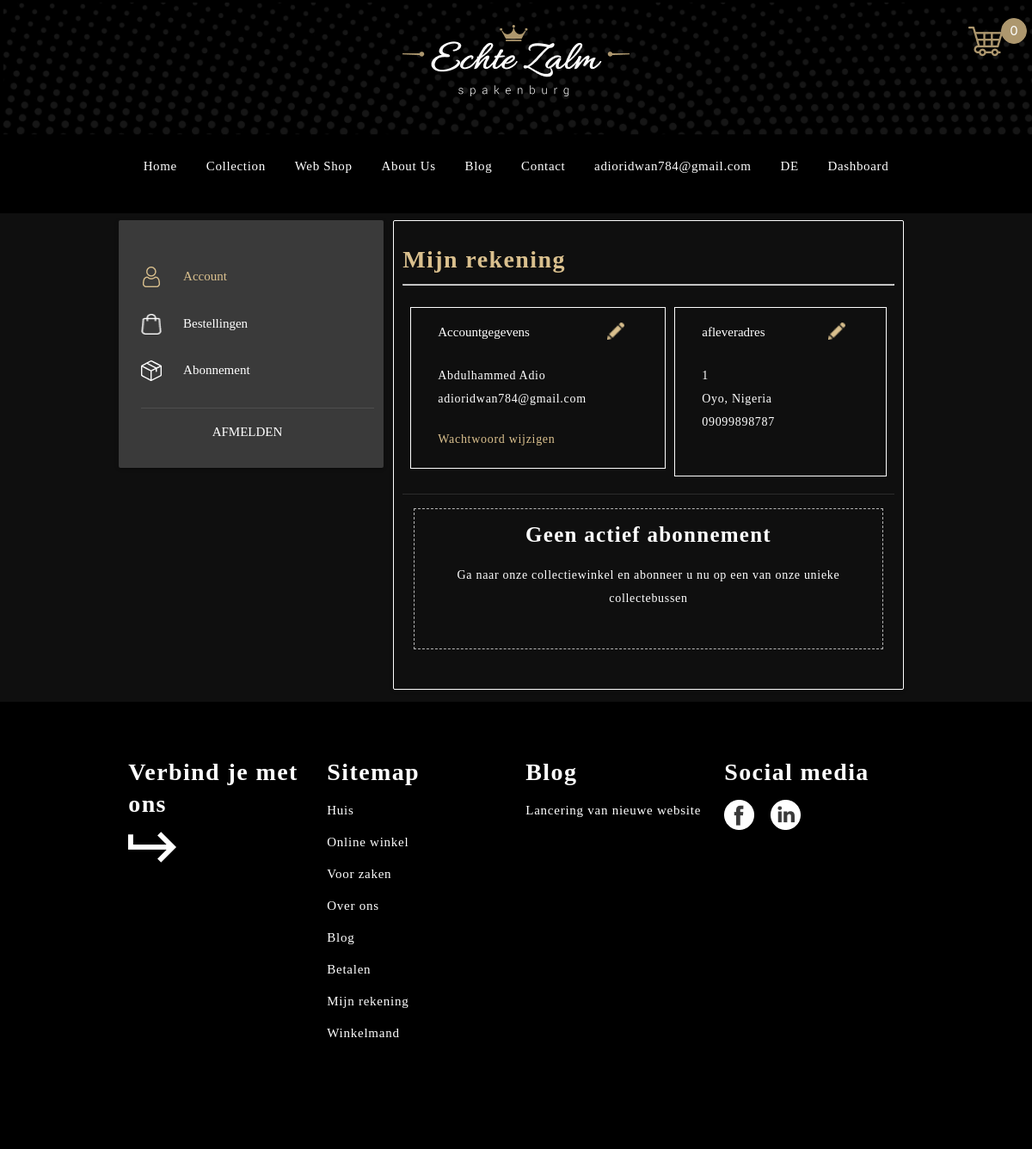
Page /admin/profile.php (signed in) on the committed database.
### tables this page shows
CREATE TABLE `users` (
  `id` int(11) NOT NULL,
  `fname` varchar(255) DEFAULT NULL,
  `lname` varchar(255) DEFAULT NULL,
  `username` varchar(255) DEFAULT NULL,
  `email` varchar(255) DEFAULT NULL,
  `password` varchar(255) DEFAULT NULL,
  `country` varchar(255) DEFAULT NULL,
  `sex` varchar(255) DEFAULT NULL,
  `dob` varchar(255) DEFAULT NULL,
  `joined` varchar(255) DEFAULT NULL,
  `role` varchar(255) DEFAULT NULL,
  `status` tinyint(1) DEFAULT NULL
);

CREATE TABLE `shipping_details` (
  `id` int(11) NOT NULL,
  `user_id` int(11) NOT NULL,
  `order_id` varchar(11) DEFAULT NULL,
  `email` varchar(255) DEFAULT NULL,
  `fname` varchar(255) DEFAULT NULL,
  `lname` varchar(255) DEFAULT NULL,
  `company` varchar(255) DEFAULT NULL,
  `country` varchar(255) DEFAULT NULL,
  `state` varchar(255) DEFAULT NULL,
  `lga` varchar(255) DEFAULT NULL,
  `zip_code` varchar(255) DEFAULT NULL,
  `apartment` varchar(255) DEFAULT NULL,
  `phone` varchar(30) DEFAULT NULL,
  `age_agree` tinyint(1) DEFAULT NULL,
  `save_add` tinyint(1) DEFAULT NULL
);

### admin/profile.php (the view, shortened to what this page needs)
<?php $page ='profile'; include 'head.php' ;
  $getData = $connect2db->prepare("SELECT * FROM users WHERE id = ?");
  $getData->execute([$id]);
  if ($getData->rowcount() > 0) {
    $data = $getData->fetch();
    $name = $data->fname." ".$data->lname;
    $email = $data->email;
  }
  $activeSub = $connect2db->prepare("SELECT count(id) as sub FROM subscriber WHERE user_id = ? and status != ? ");
  $activeSub->execute([$id, 'Expired']);
  $getCount = $activeSub->fetch();
  $count = $getCount->sub;
  $getShipAdd = $connect2db->prepare("SELECT phone, country, state, apartment FROM shipping_details WHERE user_id = '$id' ");
  $getShipAdd->execute();
  $getAdd = $getShipAdd->fetch();
  $pnum = $getAdd->phone;
  $country = $getAdd->country;
  $state = $getAdd->state;
  $apartment = (is_null($getAdd->apartment))?print'-------':print $getAdd->apartment;
?>
<section style="padding-top: 0px;background: #0F0F0F;">
	<div class="container">
		<div class="row"  data-aos="flip-down" data-aos-duration="1000">
			<div class="col m4 s12 white-text card" id="black" style="background: #3A3A3A">
          <div class="card" style="padding-left:15px;background:transparent;box-shadow:0px 0px 0px 0px">
            <div class="card-content" style="text-align:left;align-content:left">
              <span class="card-title">&nbsp;</span>
              <ul class="side-nav">
              <li class="account active">
                <div class="row">
                  <div class="col s2">
                    <img src="images/icon/<?php $page=='profile'?print'user.png':print'user-no.png';?>"style="width:24px;height:24px;margin-top:0px">
                  </div>
                  <div class="col s2">
                    <a href="profile.php" class=" <?php $page=='profile'?print'active':print'white-text';?>" style="margin-top:0px;padding-top:0px;">Account <?php  ?></a>
                  </div>
                </div>
              </li>
              <li>
                <div class="row">
                  <div class="col s2">
                    <img src="images/icon/lock-no.png"style="width:24px;height:24px;margin-top:0px">
                  </div>
                  <div class="col s2">
                    <a href="myOrder.php" class="white-text" style="margin-top:0px;padding-top:0px;">Bestellingen</a>
                  </div>
                </div>
              </li>
              <li>
               <div class="row">
                  <div class="col s2">
                    <img src="images/icon/diamond-no.png"style="width:24px;height:24px;margin-top:0px">
                  </div>
                  <div class="col s2">
                    <a href="profile-subscription.php" class=" white-text" style="margin-top:0px;padding-top:0px;">Abonnement</a>
                  </div>
                </div>
              </li>
            </ul>
            </div>
            <div class="card-action center">
              <a href="logout.php" class="white-text">Afmelden</a>
            </div>
          </div>
			</div>
			<div class="col l8 m12 s12 right">
        <div class="card" style="background:transparent;padding:10px;border:1px solid #fff">
          <div class="card-content center white-text">
            <h5 class="left-align"> Mijn rekening</h5>
            <hr>
            <div class="row center" style="margin-top:25px">
              <div class="col l6 s12" style="border:1px solid #fff;margin-left:20px;">
                  <div class="collection left-align" style="border:0px">
                    <div class="collection-item" style="background:transparent;">
                     <a href="register.php?user_id=<?php echo $id;?>" class="secondary-conten left-align white-text" style="background:transparent"> Accountgegevens <img src="images/icon/edit.png"style="width:20px;height:20px;margin-top:0px" class="right"></a>
                    </div>
                  </div>
                  <div class="" style="margin-bottom: 20px;padding-left:20px">
                    <p> <?php echo $name;?></p>
                    <p> <?php echo $email;?></p>
                    <p style="margin-top:20px;"><a class="modal-trigger" style="color:#DAC08E" href="#modal1">Wachtwoord wijzigen</a> </p>
                  </div>
              </div>
              <div class="col l5 s12" style="border:1px solid #fff;margin-left:10px;height:197px">
                  <div class="collection left-align" style="border:0px">
                    <div class="collection-item" style="background:transparent;">
                     <a href="checkout.php?user_id=<?php echo $id;?>" class="secondary-conten left-align white-text" style="background:transparent"> afleveradres <img src="images/icon/edit.png"style="width:20px;height:20px;margin-top:0px" class="right"></a>
                    </div>
                  </div>
                  <div class="accordian" style="margin-bottom: 20px;padding-left:20px">
                    <p> <?php echo $apartment?></p>
                    <p> <?php echo $state?>, <?php echo $country?></p>
                    <p> <?php echo $pnum?></p>
                  </div>
              </div>
            </div>
          </div>
          <?php
            if ($count == 0) {?>
              <div class="card-action">
                <div class="row">
                  <div class="col s12 center align-center" style="border: 1px dashed rgba(255, 255, 255, 0.7);box-sizing: border-box;height: 164px;">
                      <h6 class="center"> Geen actief abonnement</h6>
                      <p class="center"> Ga naar onze collectiewinkel en abonneer u nu op een van onze unieke collectebussen</p>
                  </div>
                </div>
              </div>
         <?php }
          ?>
        </div>
			</div>
		</div>
	</div>
</section>
<?php include ('footer.php'); ?>

### admin/css/style.css (style rules this page uses)
h5 { font-family: Playfair Display; font-style: normal; font-weight: bold; font-size: 28px; line-height: 37px; letter-spacing: 0.05em; color: #DAC08E; }
body { padding:0px; height:0px; background-color: #000; font-family: 'Poppins'; }
.container { width: 77%; }
section .container img { margin-right: 16px; margin-bottom:4px; margin-top: 56px; }
h6, .head-text { font-family: Poppins; font-size: 25px; font-style: normal; font-weight: 600; line-height: 38px; letter-spacing: 0.05em; text-align: left; color:#FFF; }
p, .sub-title { font-family: Poppins; font-size: 20px; font-style: normal; font-weight: 500; line-height: 30px; letter-spacing: 0.05em; text-align: left; color:#fff; }
div .accordian, p { font-family: Poppins; font-size: 14px; font-style: normal; font-weight: 300; line-height: 27px; letter-spacing: 0.05em; text-align: left; }
div.card-content ul li a.active { color: #DAC08E; }

### rows in the picture
users: name "Abdulhammed Adio", email "adioridwan784@gmail.com"
shipping_details: apartment "1", state "Oyo", country "Nigeria", phone "09099898787"

### other values in the picture
$num "0"
$_SESSION['email'] "adioridwan784@gmail.com"
